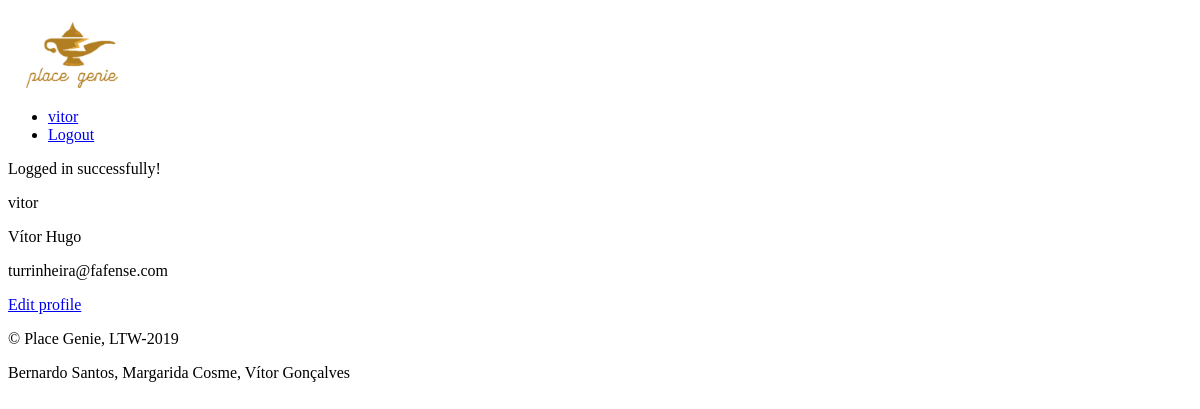
The page /pages/profile.php?username=vitor (signed in) on the database as committed earlier.
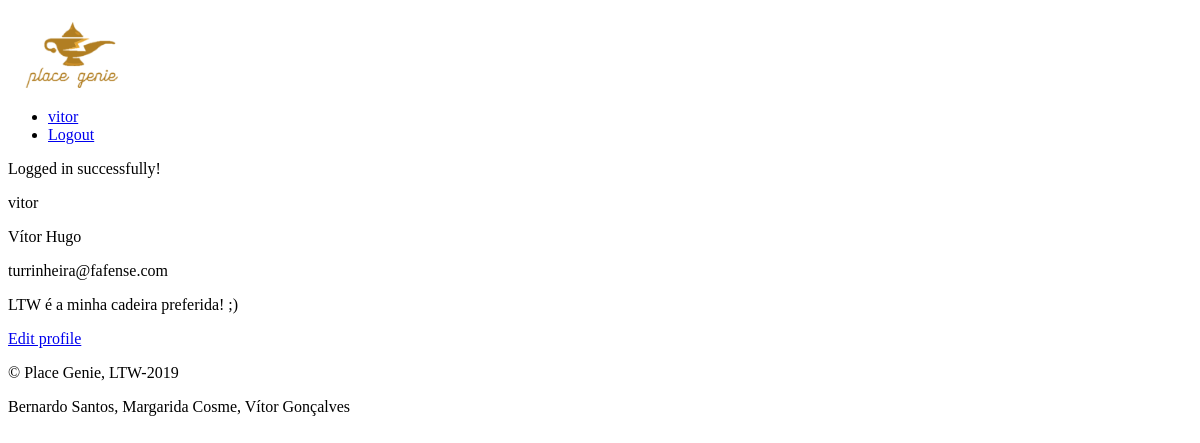
The same page on the database as committed later.
### tables this page shows
CREATE TABLE user (
    id              INTEGER PRIMARY KEY,
    username        VARCHAR NOT NULL UNIQUE,
    email           VARCHAR NOT NULL UNIQUE,
    password        VARCHAR NOT NULL ON CONFLICT ABORT,
    first_name      VARCHAR NOT NULL,
    last_name       VARCHAR NOT NULL,
    image_id        INTEGER REFERENCES image(id),
    description     VARCHAR
);

### database/db_user.php (called while the page is built, shortened)
<?php
    function getUserInfo($username) {
        $db = Database::instance()->db();
        $stmt = $db->prepare('SELECT * FROM user WHERE username = ?');
        $stmt->execute(array($username));
        return $stmt->fetch();
    }
?>

### pages/profile.php (the view, shortened to what this page needs)
<?php
    include_once('../templates/tpl_common.php');
    include_once('../database/db_user.php');
    $username = $_GET['username'];
    $profile_info = getUserInfo($username);
?>
<!DOCTYPE html>
<html>
    <head>
    </head>
    <body>
        <section id="profile">
            <p><?=$profile_info['username']?></p>
            <p><?=$profile_info['first_name'] . ' ' . $profile_info['last_name']?></p>
            <p><?=$profile_info['email']?></p>
            <?php if ($profile_info['description'] != null) { ?>
                <p><?=$profile_info['description']?></p>
            <?php } ?>
        </section>
        <?php if ($username == $_SESSION['username']) { ?>
            <a href="./edit_profile.php">Edit profile</a>
        <?php } ?>
    </body>
</html>

Rows that differ between the two databases and show on the page:
changed user "vitor": description (not shown) → "LTW é a minha cadeira preferida! ;)"
